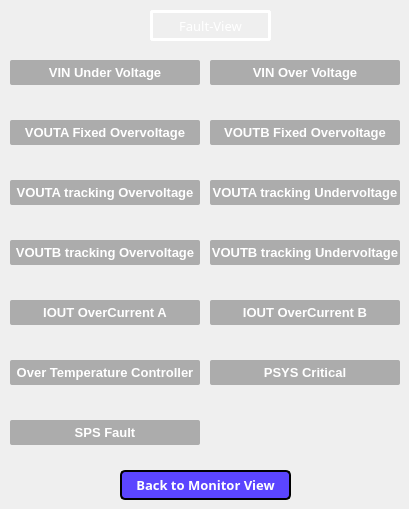
      <widget class="QWidget" name="stackedWidgetPage2">
       <widget class="QLabel" name="label_RAILA_4">
        <property name="geometry">
         <rect>
          <x>150</x>
          <y>10</y>
          <width>121</width>
          <height>31</height>
         </rect>
        </property>
        <property name="font">
         <font>
          <family>Arial Black</family>
          <pointsize>10</pointsize>
          <weight>50</weight>
          <italic>false</italic>
          <bold>false</bold>
         </font>
        </property>
        <property name="styleSheet">
         <string notr="true">color: rgb(255, 255, 255);
border-color: rgb(255, 85, 127);
border-width:5px;
border: 3px solid white;
border-radius:3px;
</string>
        </property>
        <property name="text">
         <string>Fault-View</string>
        </property>
        <property name="scaledContents">
         <bool>true</bool>
        </property>
        <property name="alignment">
         <set>Qt::AlignCenter</set>
        </property>
       </widget>
       <widget class="QPushButton" name="pushButton_back_to_monitor">
        <property name="geometry">
         <rect>
          <x>120</x>
          <y>470</y>
          <width>171</width>
          <height>30</height>
         </rect>
        </property>
        <property name="font">
         <font>
          <family>Arial Black</family>
          <pointsize>10</pointsize>
          <weight>75</weight>
          <bold>true</bold>
         </font>
        </property>
        <property name="styleSheet">
         <string notr="true">QPushButton {
background-color: rgb(91, 69, 255);
border-radius:5px;
color: rgb(255, 255, 255);
border-style:outset;
border-width:2px;
border-color:black;
}
QPushButton::hover {
background-color:darkgrey;
}

</string>
        </property>
        <property name="text">
         <string>Back to Monitor View</string>
        </property>
       </widget>
       <widget class="QLabel" name="label_Fault_1">
        <property name="geometry">
         <rect>
          <x>10</x>
          <y>60</y>
          <width>190</width>
          <height>25</height>
         </rect>
        </property>
        <property name="font">
         <font>
          <family>Arial</family>
          <pointsize>10</pointsize>
          <weight>75</weight>
          <bold>true</bold>
         </font>
        </property>
        <property name="styleSheet">
         <string notr="true">background-color: rgb(172, 172, 172);
color: rgb(255, 255, 255);
border-radius:2px;</string>
        </property>
        <property name="text">
         <string>VIN Under Voltage</string>
        </property>
        <property name="alignment">
         <set>Qt::AlignCenter</set>
        </property>
       </widget>
       <widget class="QLabel" name="label_Fault_2">
        <property name="geometry">
         <rect>
          <x>210</x>
          <y>60</y>
          <width>190</width>
          <height>25</height>
         </rect>
        </property>
        <property name="font">
         <font>
          <family>Arial</family>
          <pointsize>10</pointsize>
          <weight>75</weight>
          <bold>true</bold>
         </font>
        </property>
        <property name="styleSheet">
         <string notr="true">background-color: rgb(172, 172, 172);
color: rgb(255, 255, 255);
border-radius:2px;</string>
        </property>
        <property name="text">
         <string>VIN Over Voltage</string>
        </property>
        <property name="alignment">
         <set>Qt::AlignCenter</set>
        </property>
       </widget>
       <widget class="QLabel" name="label_Fault_3">
        <property name="geometry">
         <rect>
          <x>10</x>
          <y>120</y>
          <width>190</width>
          <height>25</height>
         </rect>
        </property>
        <property name="font">
         <font>
          <family>Arial</family>
          <pointsize>10</pointsize>
          <weight>75</weight>
          <bold>true</bold>
         </font>
        </property>
        <property name="styleSheet">
         <string notr="true">background-color: rgb(172, 172, 172);
color: rgb(255, 255, 255);
border-radius:2px;</string>
        </property>
        <property name="text">
         <string>VOUTA Fixed Overvoltage</string>
        </property>
        <property name="alignment">
         <set>Qt::AlignCenter</set>
        </property>
       </widget>
       <widget class="QLabel" name="label_Fault_4">
        <property name="geometry">
         <rect>
          <x>10</x>
          <y>180</y>
          <width>190</width>
          <height>25</height>
         </rect>
        </property>
        <property name="font">
         <font>
          <family>Arial</family>
          <pointsize>10</pointsize>
          <weight>75</weight>
          <bold>true</bold>
         </font>
        </property>
        <property name="styleSheet">
         <string notr="true">background-color: rgb(172, 172, 172);
color: rgb(255, 255, 255);
border-radius:2px;</string>
        </property>
        <property name="text">
         <string>VOUTA tracking Overvoltage</string>
        </property>
        <property name="alignment">
         <set>Qt::AlignCenter</set>
        </property>
       </widget>
       <widget class="QLabel" name="label_Fault_8">
        <property name="geometry">
         <rect>
          <x>10</x>
          <y>240</y>
          <width>190</width>
          <height>25</height>
         </rect>
        </property>
        <property name="font">
         <font>
          <family>Arial</family>
          <pointsize>10</pointsize>
          <weight>75</weight>
          <bold>true</bold>
         </font>
        </property>
        <property name="styleSheet">
         <string notr="true">background-color: rgb(172, 172, 172);
color: rgb(255, 255, 255);
border-radius:2px;</string>
        </property>
        <property name="text">
         <string>VOUTB tracking Overvoltage</string>
        </property>
        <property name="alignment">
         <set>Qt::AlignCenter</set>
        </property>
       </widget>
       <widget class="QLabel" name="label_Fault_7">
        <property name="geometry">
         <rect>
          <x>210</x>
          <y>120</y>
          <width>190</width>
          <height>25</height>
         </rect>
        </property>
        <property name="font">
         <font>
          <family>Arial</family>
          <pointsize>10</pointsize>
          <weight>75</weight>
          <bold>true</bold>
         </font>
        </property>
        <property name="styleSheet">
         <string notr="true">background-color: rgb(172, 172, 172);
color: rgb(255, 255, 255);
border-radius:2px;</string>
        </property>
        <property name="text">
         <string>VOUTB Fixed Overvoltage</string>
        </property>
        <property name="alignment">
         <set>Qt::AlignCenter</set>
        </property>
       </widget>
       <widget class="QLabel" name="label_Fault_6">
        <property name="geometry">
         <rect>
          <x>210</x>
          <y>180</y>
          <width>190</width>
          <height>25</height>
         </rect>
        </property>
        <property name="font">
         <font>
          <family>Arial</family>
          <pointsize>10</pointsize>
          <weight>75</weight>
          <bold>true</bold>
         </font>
        </property>
        <property name="styleSheet">
         <string notr="true">background-color: rgb(172, 172, 172);
color: rgb(255, 255, 255);
border-radius:2px;</string>
        </property>
        <property name="text">
         <string>VOUTA tracking Undervoltage</string>
        </property>
        <property name="alignment">
         <set>Qt::AlignCenter</set>
        </property>
       </widget>
       <widget class="QLabel" name="label_Fault_10">
        <property name="geometry">
         <rect>
          <x>210</x>
          <y>240</y>
          <width>190</width>
          <height>25</height>
         </rect>
        </property>
        <property name="font">
         <font>
          <family>Arial</family>
          <pointsize>10</pointsize>
          <weight>75</weight>
          <bold>true</bold>
         </font>
        </property>
        <property name="styleSheet">
         <string notr="true">background-color: rgb(172, 172, 172);
color: rgb(255, 255, 255);
border-radius:2px;</string>
        </property>
        <property name="text">
         <string>VOUTB tracking Undervoltage</string>
        </property>
        <property name="alignment">
         <set>Qt::AlignCenter</set>
        </property>
       </widget>
       <widget class="QLabel" name="label_Fault_11">
        <property name="geometry">
         <rect>
          <x>10</x>
          <y>360</y>
          <width>190</width>
          <height>25</height>
         </rect>
        </property>
        <property name="font">
         <font>
          <family>Arial</family>
          <pointsize>10</pointsize>
          <weight>75</weight>
          <bold>true</bold>
         </font>
        </property>
        <property name="styleSheet">
         <string notr="true">background-color: rgb(172, 172, 172);
color: rgb(255, 255, 255);
border-radius:2px;</string>
        </property>
        <property name="text">
         <string>Over Temperature Controller</string>
        </property>
        <property name="alignment">
         <set>Qt::AlignCenter</set>
        </property>
       </widget>
       <widget class="QLabel" name="label_Fault_13">
        <property name="geometry">
         <rect>
          <x>10</x>
          <y>300</y>
          <width>190</width>
          <height>25</height>
         </rect>
        </property>
        <property name="font">
         <font>
          <family>Arial</family>
          <pointsize>10</pointsize>
          <weight>75</weight>
          <bold>true</bold>
         </font>
        </property>
        <property name="styleSheet">
         <string notr="true">background-color: rgb(172, 172, 172);
color: rgb(255, 255, 255);
border-radius:2px;</string>
        </property>
        <property name="text">
         <string>IOUT OverCurrent A</string>
        </property>
        <property name="alignment">
         <set>Qt::AlignCenter</set>
        </property>
       </widget>
       <widget class="QLabel" name="label_Fault_14">
        <property name="geometry">
         <rect>
          <x>210</x>
          <y>300</y>
          <width>190</width>
          <height>25</height>
         </rect>
        </property>
        <property name="font">
         <font>
          <family>Arial</family>
          <pointsize>10</pointsize>
          <weight>75</weight>
          <bold>true</bold>
         </font>
        </property>
        <property name="styleSheet">
         <string notr="true">background-color: rgb(172, 172, 172);
color: rgb(255, 255, 255);
border-radius:2px;</string>
        </property>
        <property name="text">
         <string>IOUT OverCurrent B</string>
        </property>
        <property name="alignment">
         <set>Qt::AlignCenter</set>
        </property>
       </widget>
       <widget class="QLabel" name="label_Fault_19">
        <property name="geometry">
         <rect>
          <x>10</x>
          <y>420</y>
          <width>190</width>
          <height>25</height>
         </rect>
        </property>
        <property name="font">
         <font>
          <family>Arial</family>
          <pointsize>10</pointsize>
          <weight>75</weight>
          <bold>true</bold>
         </font>
        </property>
        <property name="styleSheet">
         <string notr="true">background-color: rgb(172, 172, 172);
color: rgb(255, 255, 255);
border-radius:2px;</string>
        </property>
        <property name="text">
         <string>SPS Fault</string>
        </property>
        <property name="alignment">
         <set>Qt::AlignCenter</set>
        </property>
       </widget>
       <widget class="QLabel" name="label_Fault_23">
        <property name="geometry">
         <rect>
          <x>210</x>
          <y>360</y>
          <width>190</width>
          <height>25</height>
         </rect>
        </property>
        <property name="font">
         <font>
          <family>Arial</family>
          <pointsize>10</pointsize>
          <weight>75</weight>
          <bold>true</bold>
         </font>
        </property>
        <property name="styleSheet">
         <string notr="true">background-color: rgb(172, 172, 172);
color: rgb(255, 255, 255);
border-radius:2px;</string>
        </property>
        <property name="text">
         <string>PSYS Critical</string>
        </property>
        <property name="alignment">
         <set>Qt::AlignCenter</set>
        </property>
       </widget>
      </widget>
